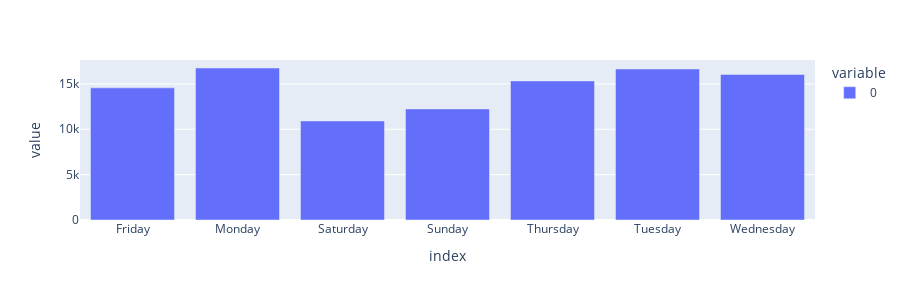

The cell this chart's notebook holds for it:
### Code cell
temp = pd.Series([date.day_name() for date in df.order_purchase_timestamp])
df.insert(0, 'day_of_week', temp)
px.bar(temp.value_counts().sort_index(), height=300)

### Figure 1 — Plotly figure (JSON) as saved in the notebook; plotly's stock layout.template omitted (floating-point values rounded to 4 significant figures)
{"data": [{"alignmentgroup": "True", "hovertemplate": "variable=0<br>index=%{x}<br>value=%{y}<extra></extra>", "legendgroup": "0", "marker": {"color": "#636efa", "pattern": {"shape": ""}}, "name": "0", "offsetgroup": "0", "orientation": "v", "showlegend": true, "textposition": "auto", "type": "bar", "x": ["Friday", "Monday", "Saturday", "Sunday", "Thursday", "Tuesday", "Wednesday"], "xaxis": "x", "y": [14562, 16750, 10915, 12241, 15327, 16643, 16043], "yaxis": "y"}], "layout": {"barmode": "relative", "height": 300, "legend": {"title": {"text": "variable"}, "tracegroupgap": 0}, "margin": {"t": 60}, "xaxis": {"anchor": "y", "domain": [0, 1], "title": {"text": "index"}}, "yaxis": {"anchor": "x", "domain": [0, 1], "title": {"text": "value"}}}}
